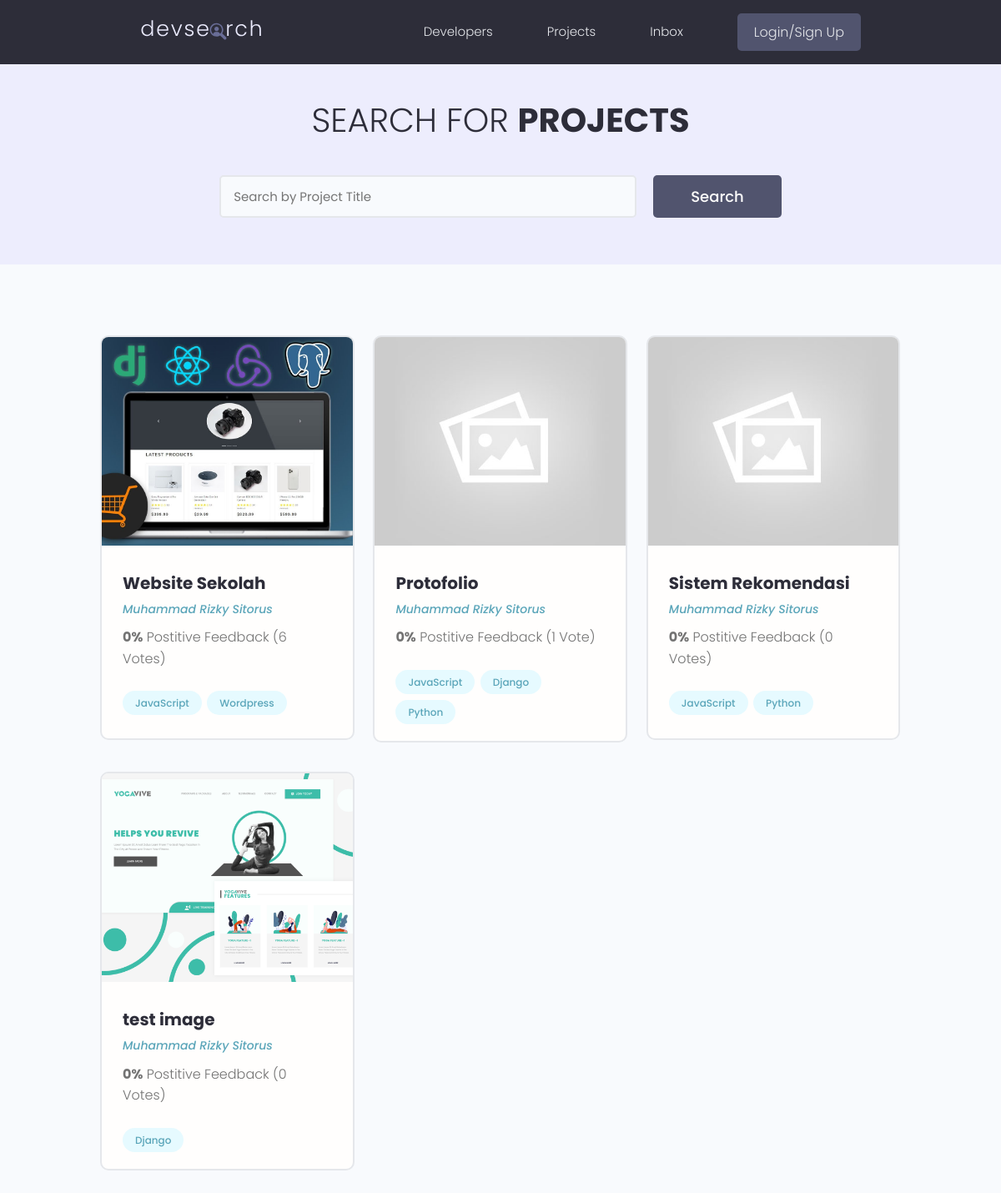
/projects/, run on the app's committed database.
### projects/models.py (models this page shows, shortened)
class Project(models.Model):
    owner = models.ForeignKey("users.Profile", null=True, blank=True, on_delete=models.SET_NULL)
    title = models.CharField(max_length=100)
    description = models.TextField(null=True, blank=True)
    featured_img = models.ImageField(null=True, blank=True, default='default.jpg')
    demo_link = models.CharField(max_length=2000, null=True, blank=True)
    source_link = models.CharField(max_length=2000, null=True, blank=True)
    tags = models.ManyToManyField('Tag', blank=True)
    vote_total = models.IntegerField(default=0, null=True, blank=True)
    vote_ratio = models.IntegerField(default=0, null=True, blank=True)
    created = models.DateTimeField(auto_now_add=True)
    id = models.UUIDField(default=uuid.uuid4, unique=True, primary_key=True, editable=False)

class Tag(models.Model):
    name = models.CharField(max_length=100)
    created = models.DateTimeField(auto_now_add=True)
    id = models.UUIDField(default=uuid.uuid4, unique=True, primary_key=True, editable=False)
    def __str__(self):
        return self.name

### users/models.py (models this page shows, shortened)
class Profile(models.Model):
    user = models.OneToOneField(User, on_delete=models.CASCADE, null=True, blank=True)
    name = models.CharField(max_length=200, null=True, blank=True)
    email = models.EmailField(max_length=254, null=True, blank=True)
    username = models.CharField(max_length=200, null=True, blank=True)
    locations = models.CharField(max_length=200, null=True, blank=True)
    short_intro = models.CharField(max_length=200, null=True, blank=True)
    bio = models.TextField(null=True, blank=True)
    profile_image = models.ImageField(null=True, blank=True, upload_to='profiles/', default='profiles/user-default.png')
    social_github = models.CharField(max_length=200, null=True, blank=True)
    social_linkedin = models.CharField(max_length=200, null=True, blank=True)
    social_website = models.CharField(max_length=200, null=True, blank=True)
    created = models.DateTimeField(auto_now_add=True)
    id = models.UUIDField(default=uuid.uuid4, unique=True, primary_key=True, editable=False)

### projects/views.py (the view)
# urls.py: path('projects/', include('projects.urls')),
def projects(request):
    Projects = Project.objects.all()
    context = {'projects': Projects}
    return render(request, 'projects/projects.html', context)

### projects/templates/projects/projects.html (shortened to what this page needs)
{% extends "main.html" %}
{% block content %}
<main class="projects">
    <section class="hero-section text-center">
      <div class="container container--narrow">
        <div class="hero-section__box">
          <h2>Search for <span>Projects</span></h2>
        </div>
        <div class="hero-section__search">
          <form class="form" action="#" method="get">
            <div class="form__field">
              <input class="input input--text" id="formInput#search" type="text" name="text"
                placeholder="Search by Project Title" />
            </div>
            <input class="btn btn--sub btn--lg" type="submit" value="Search" />
          </form>
        </div>
      </div>
    </section>
    <section class="projectsList">
      <div class="container">
        <div class="grid grid--three">
        {% for project in projects %}
          <div class="column">
            <div class="card project">
              <a href="{% url 'project' project.id %}" class="project">
                <img class="project__thumbnail" src="{{ project.featured_img.url }}" alt="project thumbnail" />
                <div class="card__body">
                  <h3 class="project__title">{{ project.title }}</h3>
                  <p><a class="project__author" href="{% url 'user-profile' project.owner.id %}">{{ project.owner.name }}</a></p>
                  <p class="project--rating">
                    <span style="font-weight: bold;">{{ project.vote_ratio }}%</span> Postitive
                    Feedback ({{ project.vote_total }} Vote{{project.vote_total|pluralize:'s'}})
                  </p>
                  <div class="project__tags">
                    {% for tag in project.tags.all %}
                    <span class="tag tag--pill tag--main">
                      <small>{{tag}}</small>
                    </span>
                    {% endfor %}
                  </div>
                </div>
              </a>
            </div>
          </div>
        {% endfor %}
        </div>
      </div>
    </section>
  </main>
{% endblock content %}

### templates/main.html (shortened to what this page needs)
{% load static %}
<!DOCTYPE html>
<html lang="en">
  <head>
    <link
      rel="stylesheet"
      href="https://cdn.iconmonstr.com/1.3.0/css/iconmonstr-iconic-font.min.css"
    />
    <link rel="stylesheet" href="{% static 'uikit/styles/uikit.css' %}" />
    <link rel="stylesheet" href="{% static 'styles/app.css' %}" />
  </head>
  <body>
    {% include "navbar.html" %}
    {% block content %}{% endblock content %}
  </body>
</html>

### templates/navbar.html (shortened to what this page needs)
 {% load static %}
<header class="header">
    <div class="container container--narrow">
      <a href="{% url 'profiles' %}" class="header__logo">
        <img src="{% static 'images/logo.svg' %}" alt="DevSearch Logo" />
      </a>
      <nav class="header__nav">
        <ul class="header__menu">
          <li class="header__menuItem"><a href="{% url 'profiles' %}">Developers</a></li>
          <li class="header__menuItem"><a href="{% url 'projects' %}">Projects</a></li>
          <li class="header__menuItem"><a href="">Inbox</a></li>
          {% if request.user.is_authenticated %}
          <li class="header__menuItem"><a href="{% url 'create-project' %}">Add Project</a></li>
          <li class="header__menuItem"><a href="{% url 'logout' %}" class="btn btn--sub">Logout</a></li>
          {% else %}
          <li class="header__menuItem"><a href="{% url 'login' %}" class="btn btn--sub">Login/Sign Up</a></li>
          {% endif %}
        </ul>
      </nav>
    </div>
  </header>

### static/styles/app.css (style rules this page uses)
:root { --color-sub: #2d2d39; }
.btn--sub { background-color: var(--color-sub-light); }
.card { border: 2px solid var(--color-light); }
img { width: 100%; }
.header { position: sticky; z-index: 111; background-color: var(--color-sub); padding: 1.5rem 0; }
.header > .container { display: flex; justify-content: space-between; align-items: center; }
.header__logo > img { height: 3.8rem; }
.header__nav > ul { display: inline-flex; align-items: center; list-style: none; gap: 6.5rem; }
.header__menuItem > a { color: var(--color-light); font-weight: 300; }
.hero-section { height: 40vh; display: flex; align-items: center; background-color: var(--color-sub); }
.hero-section__box { margin-bottom: 4rem; }
.hero-section__box > h2, .hero-section__box > h2 > span { font-size: 4rem; color: var(--color-light); line-height: 1.3; text-transform: uppercase; }
.hero-section__box > h2 { font-weight: 300; }
.hero-section__box > h2 > span { font-weight: 700; }
.hero-section__search > .form { display: flex; align-items: center; justify-content: center; gap: 2rem; }
.hero-section__search > .form input.input--text { width: 50rem; }
.project__author { font-size: 1.4rem; font-style: italic; }
.project--rating { margin-bottom: 1.6em; margin-top: .5em; }
.projects > .hero-section { background: var(--color-sub-lighter); height: 30vh; }
.projects .hero-section__box { margin-bottom: 2.5rem; }
.projects .hero-section__box > h2 { color: var(--color-sub); }
.projects .hero-section__box > h2 > span { font-weight: 700; color: var(--color-sub); }
.projectsList { margin-top: 8rem; }
.project__thumbnail { height: 25rem; object-fit: cover; object-position: top center; }
.project__title { font-size: 2rem; font-weight: 700; color: var(--color-sub); }

### static/uikit/styles/modules/_variables.css (style rules this page uses)
:root { --color-main: #5aa5b9; --color-main-light: #e6faff; --color-sub: #3f4156; --color-sub-light: #51546e; --color-sub-lighter: #ededfd; --color-text: #737373; --color-gray: #8b8b8b; --color-light: #e5e7eb; --color-light-gray: #767676; --color-bg: #f8fafd; --color-white: #fffefd; --color-white-light: #f3f3f3; --color-success: #359e64; --color-success-bg: #def8e8; --color-error: #fc4b0b; --color-error-bg: #fff2ee; --font-base: 'Poppins', arial, helvetica, 'Segoe UI', roboto, ubuntu, sans-serif; --font-monospace: 'Fira Code', 'Courier New', courier, monospace; --font-regular: 300; --font-medium: 500; --font-bold: 700; --generic-shadow: 1px 1px 5px #00000010; --generic-transition: all 0.3s ease-in-out; }

### static/uikit/styles/modules/_base.css (style rules this page uses)
* { margin: 0; padding: 0; box-sizing: border-box; text-rendering: optimizeLegibility; color: inherit; font-size: inherit; }
html { font-size: 50%; }
@media only screen and (min-width: 480px) { html { font-size: 56.25%; } }
@media only screen and (min-width: 1200px) { html { font-size: 62.5%; } }
body { line-height: 1.6; font-weight: 400; font-size: 1.5rem; color: var(--color-text); background-color: var(--color-bg); min-height: 100vh; }

### static/uikit/styles/modules/_typography.css (style rules this page uses)
* { font-family: var(--font-base); }
h2 { font-size: 3.6rem; font-weight: var(--font-bold); }
h3 { font-size: 3.2rem; font-weight: var(--font-medium); }
p, span, strong { font-size: 1.6rem; color: var(--color-text); font-weight: var(--font-regular); }
a { padding-bottom: 2px; text-decoration: none; display: inline-block; color: var(--color-main); font-weight: var(--font-medium); }

### static/uikit/styles/modules/_utilities.css (style rules this page uses)
.container { width: 92%; max-width: 165rem; margin: 0 auto; box-sizing: border-box; }
.container--narrow { width: 92%; max-width: 120rem; }
@media screen and (min-width: 1000px) { .container { width: 90%; } }
@media screen and (min-width: 1000px) { .container--narrow { width: 85%; } }
@media screen and (min-width: 1200px) { .container { width: 80%; } }
@media screen and (min-width: 1200px) { .container--narrow { width: 72%; } }
.text-center { text-align: center; }

### static/uikit/styles/modules/_button.css (style rules this page uses)
.btn { display: inline-block; position: relative; cursor: pointer; background-color: var(--color-light); font-weight: var(--font-medium); color: var(--color-sub); text-decoration: none; padding: 1rem 2rem; border-radius: 0.5rem; border: none; width: -webkit-fit-content; width: -moz-fit-content; width: fit-content; height: -webkit-fit-content; height: -moz-fit-content; height: fit-content; font-size: 1.6rem; outline-width: 0; outline-color: transparent; -webkit-backface-visibility: hidden; backface-visibility: hidden; transition: all 0.3s ease-in-out; }
.btn--sub { background-color: var(--color-sub); color: var(--color-white); }
.btn--lg { font-size: 1.8rem; padding: 1.2rem 4.5rem; }

### data on the page
Project: featured_img (picture), title "Website Sekolah", owner.name "Muhammad Rizky Sitorus", vote_ratio "0", vote_total "6"
Tag: name "JavaScript"
Tag: name "Wordpress"
Project: featured_img (placeholder picture), title "Protofolio", owner.name "Muhammad Rizky Sitorus", vote_ratio "0", vote_total "1"
Tag: name "Django"
Tag: name "Python"
Project: featured_img (placeholder picture), title "Sistem Rekomendasi", owner.name "Muhammad Rizky Sitorus", vote_ratio "0", vote_total "0"
Project: featured_img (picture), title "test image", owner.name "Muhammad Rizky Sitorus", vote_ratio "0", vote_total "0"
